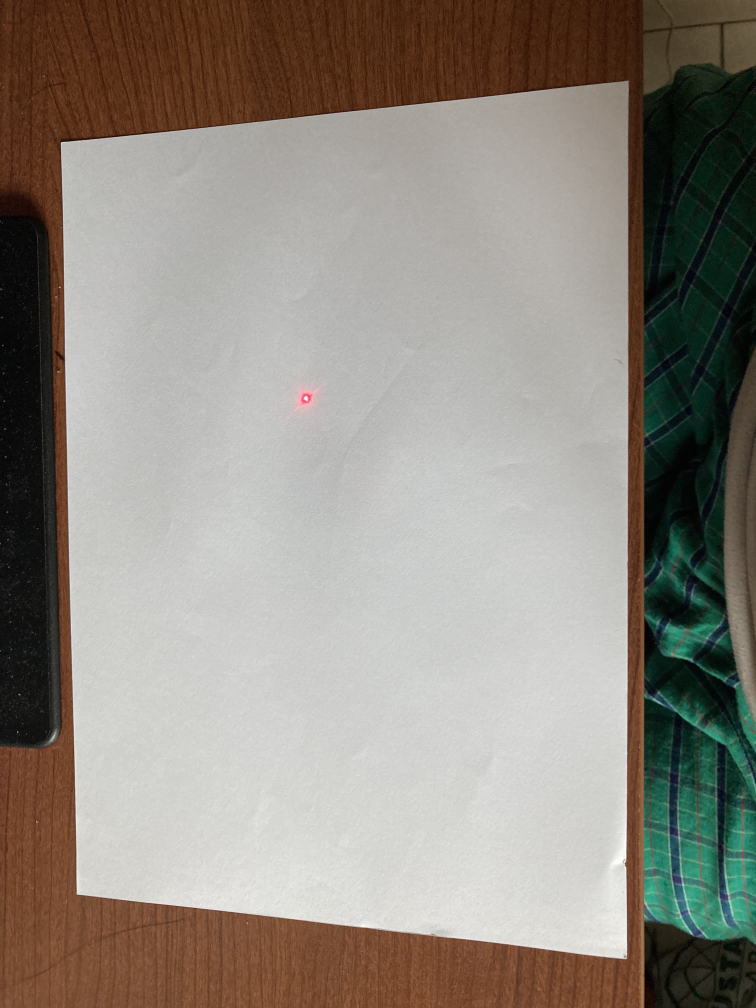
#> input picture laser/laser_point.jpg, 3024 x 4032 px (shown at 1/4 size)
$ python camera.py
#> lines starting #> are read from the running program, lines starting #| are printed output that depends on the picture; after the words box and inside, x2 and y2 are one past the last pixel; in counts of white or black regions, pixels touching at a corner belong together
### laser/laser.py
import time
import numpy as np
import cv2
import matplotlib.pyplot as plt

# Read image
img = cv2.imread('laser_point.jpg')
#> img is the input picture: shape (4032, 3024, 3); mean B, G, R 129.2, 137.9, 144
scale_percent = 20 # percent of original size
width = int(img.shape[1] * scale_percent / 100)
#> width = 604
height = int(img.shape[0] * scale_percent / 100)
#> height = 806
dim = (width, height)
#> dim = (604, 806)
img = cv2.resize(img, dim, interpolation=cv2.INTER_AREA)
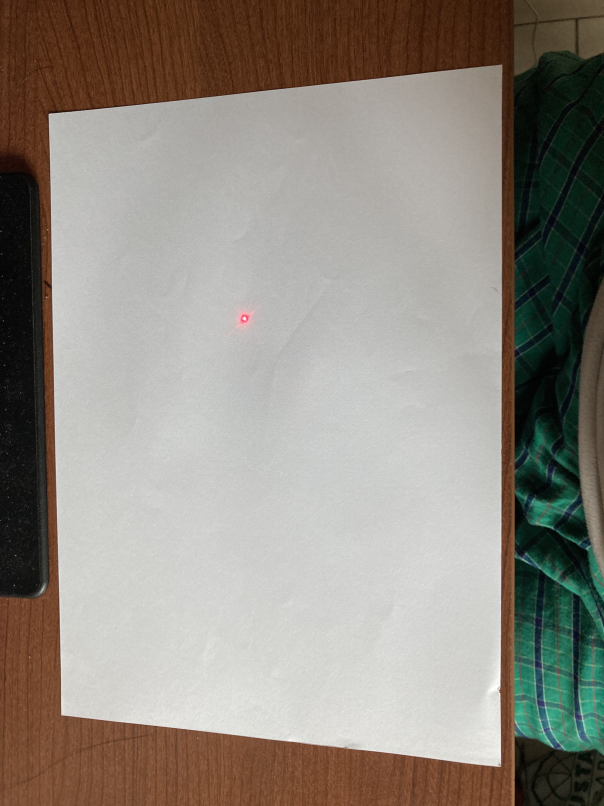
#> img: shape (806, 604, 3); mean B, G, R 129.2, 137.9, 144

# Get red from image
hsv = cv2.cvtColor(img, cv2.COLOR_BGR2HSV)
#> hsv: shape (806, 604, 3); mean H, S, V 31.1, 61.2, 147.6
low_red = np.array([161, 155, 84])
high_red = np.array([179, 255, 255])
red_mask = cv2.inRange(hsv, low_red, high_red)
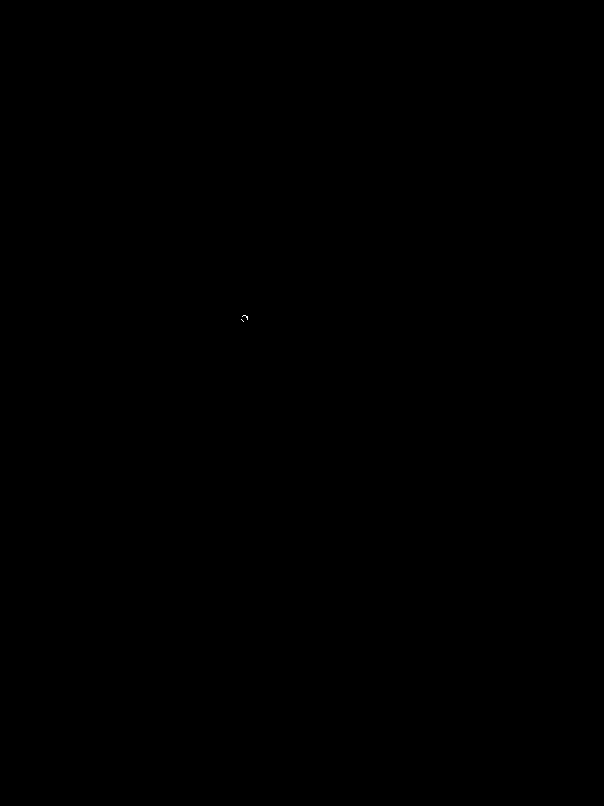
#> red_mask: shape (806, 604); 0% white in thin lines or dots, all inside (x1, y1, x2, y2) = (241, 315, 248, 322)
red = cv2.bitwise_and(img, img, mask=red_mask)

# Display red
cv2.imshow("img", red)
cv2.waitKey(0)
cv2.destroyAllWindows()

### laser/camera.py
import time
import numpy as np
import cv2
from laser import *
import mouse

# import pyautogui

IDLE = -1
DETECT_BOX = 0
DETECT_LASER = 1

display_fps = False
state = IDLE

box = None
cap = cv2.VideoCapture(0)
time1 = time.time()
width, height = 0, 0
screenres = (1920, 1080)

# phase 1: detecting rectangle
# phase 2: detecting dot and move mouse

# TODO:
# 1. (double for loop in paper) calibrate skew
# 2. keep detecting box to 3s, add a key to recalibrate
# 3. tie up with pyautogui for mouse input


past_boxes = []


# [44 lines left out: functions detect_box, get_laser_loc_blob, get_laser_loc_raw, not called in this run]


def outside_box(laser_loc):
    return laser_loc[0] < 0 or laser_loc[0] > 1 or laser_loc[0] < 0 or laser_loc[0] > 1


# [14 lines left out: functions move_mouse, detect_laser, not called in this run]


mat = []


# [31 lines left out: function calibrate_box, not called in this run]


while True:
    # Get camera frame
    ret, frame = cap.read()
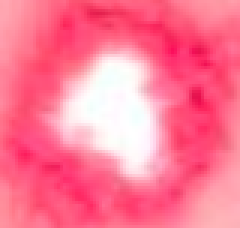
#> input picture laser/laser.PNG, 80 x 76 px, given in place of the camera (shown 3 times larger)
#> frame is the input picture: shape (76, 80, 3); mean B, G, R 150.4, 120.3, 253.8
    gray = cv2.cvtColor(frame, cv2.COLOR_BGR2GRAY)
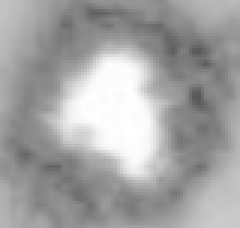
#> gray: shape (76, 80) (shown 3 times larger); min 87, max 255, mean 163.7

    # to quit
    if cv2.waitKey(1) & 0xFF == ord("q"):
#> (key q is pressed here)
        break
    # to recalibrate
    if cv2.waitKey(1) & 0xFF == ord("r"):
        print("chg state")
        state = DETECT_BOX

    # read 100 frames, find the box.
    # TODO: retrigger this on a certain keystroke, check
    # if "r" works
    if state == DETECT_BOX:
        if len(past_boxes) > 50:
            # [7 lines of commented-out code are left out]
            box = past_boxes[48]
            past_boxes = []
            # update_dict(gray)
            mat = calibrate_box(box, gray)
            state = DETECT_LASER
            # cap.set(cv2.CAP_PROP_AUTO_EXPOSURE, 0)
            # cap.set(cv2.CAP_PROP_EXPOSURE, -2.0)
        detect_box(gray)
    elif state == DETECT_LASER:
        detect_laser(gray)
    else:  # state = IDLE
        font = cv2.FONT_HERSHEY_SIMPLEX
        cv2.putText(
            gray, "Press r to start", (7, 70), font, 3, (0, 255, 0), 2, cv2.LINE_AA
        )
        cv2.imshow("frame", gray)

# When everything done, release the capture
cap.release()
cv2.destroyAllWindows()
